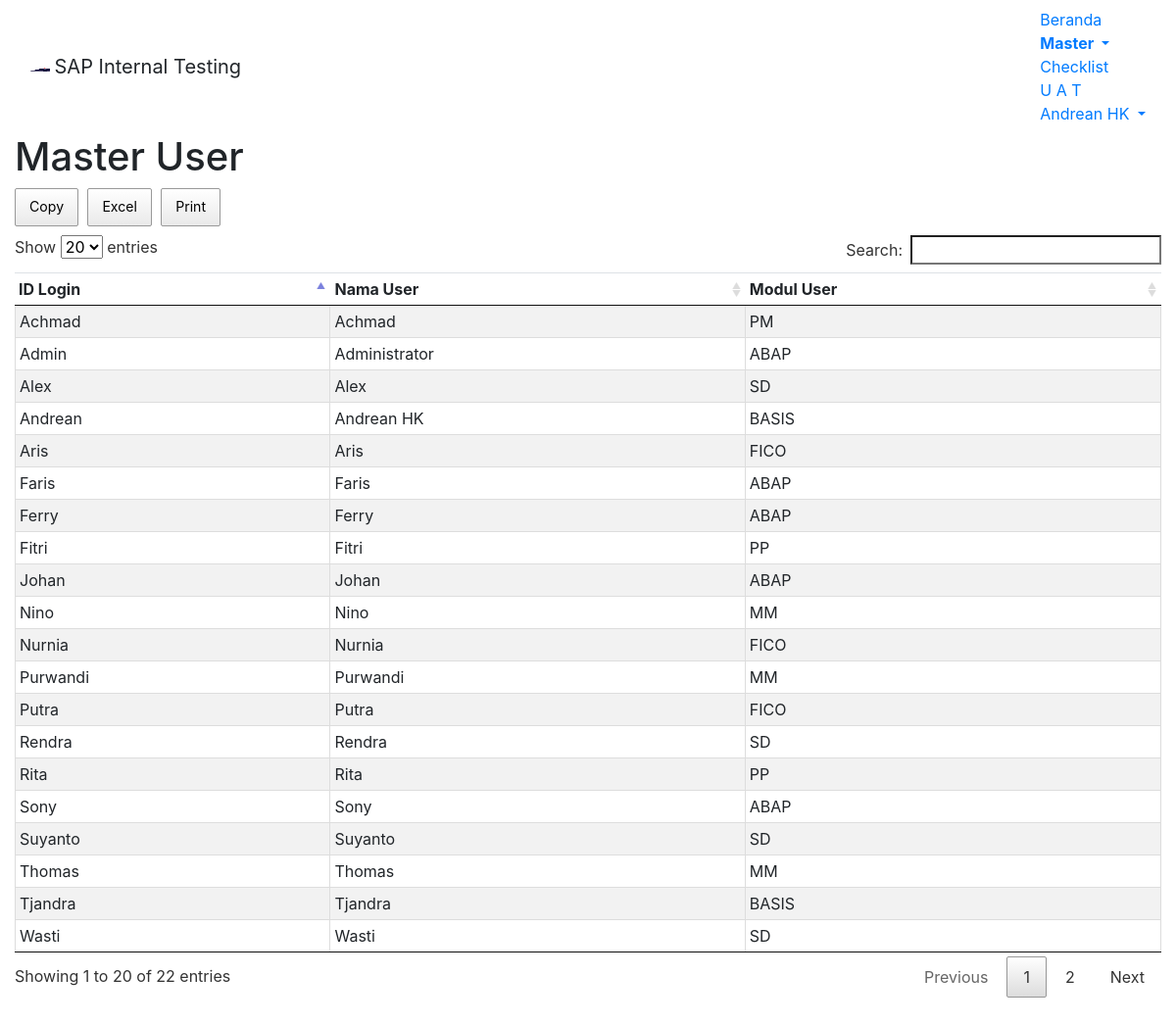
The page /module/home/m-user.php (signed in) on the database its author committed.
### tables this page shows
CREATE TABLE `user` (
  `userno` int(4) NOT NULL,
  `userid` varchar(255) NOT NULL,
  `userpwd` varchar(255) NOT NULL,
  `userlname` varchar(255) NOT NULL,
  `usermodul` varchar(255) DEFAULT NULL,
  `chg_by` varchar(255) DEFAULT NULL,
  `chg_date` datetime DEFAULT NULL
);

### module/home/m-user.php (the view, shortened to what this page needs)
<!DOCTYPE html>
<?php
	$root = "../../";
	require "../template/setting.php";
?>
 <html lang="en-US">
<head>
<link href="<?php echo $root; ?>assets/css/bootstrap.min.css" rel="stylesheet">
<link href="<?php echo $root; ?>assets/datatables/media/css/jquery.dataTables.min.css" rel="stylesheet">
<link href="<?php echo $root; ?>assets/datatables/media/css/buttons.dataTables.min.css" rel="stylesheet">
<link href="<?php echo $root; ?>assets/bs-select/css/bootstrap-select.min.css" rel="stylesheet">
<body>
	<nav class="navbar navbar-default">
	  <div class="container-fluid">
		<div class="navbar-header">
		  <img alt="Samator" class="navbar-text" src="<?php echo $root; ?>assets/images/s-logo.png" width="20" height="20">
		  <a class="navbar-brand">SAP Internal Testing</a>
		</div>
		<ul class="nav navbar-nav navbar-right">
			<li><a href="<?php echo $root; ?>module/home/home.php">Beranda</a></li>
			<li class="dropdown active">
				<a class="dropdown-toggle" data-toggle="dropdown" href="#"><b>Master
				<span class="caret"></span></b></a>
			</li>
			<li><a href="<?php echo $root; ?>module/home/checklist.php">Checklist</a></li>
			<li><a href="<?php echo $root; ?>module/home/uat.php">U A T</a></li>
			<li class="dropdown">
				<a class="dropdown-toggle" data-toggle="dropdown" href="#"><span class="glyphicon glyphicon-user" aria-hidden="true"></span>
				<?php echo $_SESSION["longname"]; ?>
				<span class="caret"></span></a>
			</li>
		</ul>
	  </div>
	</nav>
	<div class="container-fluid">
		<h1>Master User
		</h1>
	</div>
	<div class="container-fluid">
		<table id="tableUser" class="table table-hover text-left table-striped compact cell-border">
			<thead>
				<tr>
					<td><b>ID Login</b></td>
					<td><b>Nama User</b></td>
					<td><b>Modul User</b></td>
				</tr>
			</thead>
			<tbody data-link="row">
			<?php
				$query = "SELECT * FROM user";
				$result = mysqli_query($con,$query);
				while($row = mysqli_fetch_array($result,MYSQLI_ASSOC))
				{
					echo "<tr>";
						echo "<td style:'border=1px solid black'>".$row['userid']."</td>";
						echo "<td style:'border=1px solid black'>".$row['userlname']."</td>";
						echo "<td style:'border=1px solid black'>".$row['usermodul']."</td>";
			?>
			<?php
					echo "</tr>";
				}
			?>
			</tbody>
		</table><br /><br />
	</div>
</body>

### rows shown on the page
user: userid "Admin", userlname "Administrator", usermodul "ABAP"
user: userid "Andrean", userlname "Andrean HK", usermodul "BASIS"
user: userid "Sony", userlname "Sony", usermodul "ABAP"
user: userid "Ferry", userlname "Ferry", usermodul "ABAP"
user: userid "Faris", userlname "Faris", usermodul "ABAP"
user: userid "Johan", userlname "Johan", usermodul "ABAP"
user: userid "Tjandra", userlname "Tjandra", usermodul "BASIS"
user: userid "Nurnia", userlname "Nurnia", usermodul "FICO"
user: userid "Putra", userlname "Putra", usermodul "FICO"
user: userid "Aris", userlname "Aris", usermodul "FICO"
user: userid "Purwandi", userlname "Purwandi", usermodul "MM"
user: userid "Nino", userlname "Nino", usermodul "MM"
user: userid "Thomas", userlname "Thomas", usermodul "MM"
user: userid "Achmad", userlname "Achmad", usermodul "PM"
user: userid "Rita", userlname "Rita", usermodul "PP"
user: userid "Fitri", userlname "Fitri", usermodul "PP"
user: userid "Rendra", userlname "Rendra", usermodul "SD"
user: userid "Suyanto", userlname "Suyanto", usermodul "SD"
user: userid "Alex", userlname "Alex", usermodul "SD"
user: userid "Wasti", userlname "Wasti", usermodul "SD"

### other values the page prints
$_SESSION["longname"] "Andrean HK"
